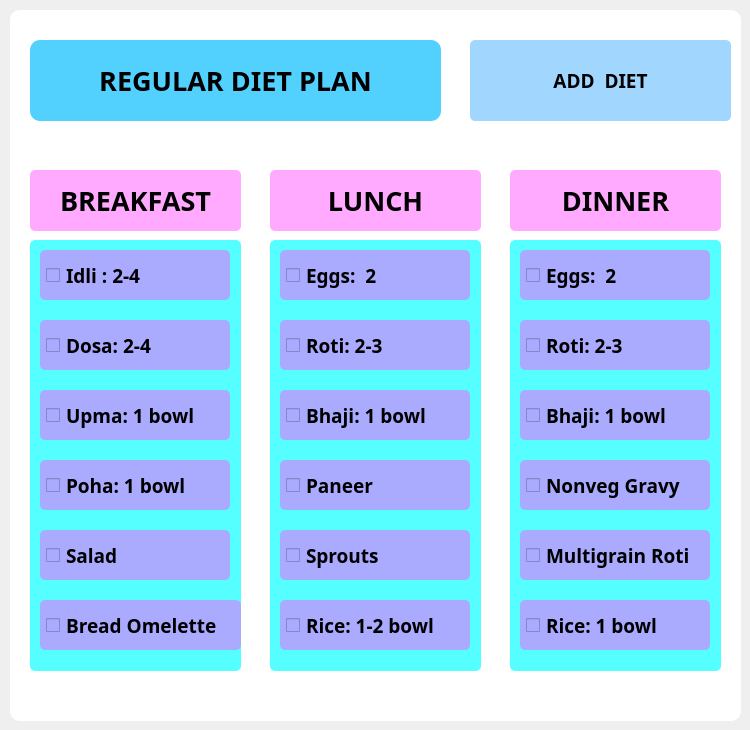
    <widget class="QWidget" name="page_1_regular">
     <widget class="QWidget" name="widget_3" native="true">
      <property name="geometry">
       <rect>
        <x>10</x>
        <y>10</y>
        <width>731</width>
        <height>711</height>
       </rect>
      </property>
      <property name="font">
       <font>
        <family>Yu Gothic UI Semibold</family>
        <pointsize>20</pointsize>
        <weight>75</weight>
        <bold>true</bold>
       </font>
      </property>
      <property name="styleSheet">
       <string notr="true">background-color: rgb(255, 255, 255);
border-radius: 10px;
border-width:2px;
padding:6px;
min-width:10px;</string>
      </property>
      <widget class="QLabel" name="label_3">
       <property name="geometry">
        <rect>
         <x>20</x>
         <y>160</y>
         <width>211</width>
         <height>61</height>
        </rect>
       </property>
       <property name="font">
        <font>
         <family>Yu Gothic UI Semibold</family>
         <pointsize>20</pointsize>
         <weight>75</weight>
         <bold>true</bold>
        </font>
       </property>
       <property name="styleSheet">
        <string notr="true">background-color: rgb(255, 170, 255);
border-radius: 5px;
border-width:2px;
padding:6px;
min-width:10px;</string>
       </property>
       <property name="text">
        <string>BREAKFAST</string>
       </property>
       <property name="alignment">
        <set>Qt::AlignCenter</set>
       </property>
      </widget>
      <widget class="QLabel" name="label_8">
       <property name="geometry">
        <rect>
         <x>20</x>
         <y>230</y>
         <width>211</width>
         <height>431</height>
        </rect>
       </property>
       <property name="styleSheet">
        <string notr="true">background-color: rgb(85, 255, 255);
border-radius: 5px;
border-width:2px;
padding:6px;
min-width:10px;</string>
       </property>
       <property name="text">
        <string/>
       </property>
      </widget>
      <widget class="QLabel" name="label_6">
       <property name="geometry">
        <rect>
         <x>260</x>
         <y>160</y>
         <width>211</width>
         <height>61</height>
        </rect>
       </property>
       <property name="font">
        <font>
         <family>Yu Gothic UI Semibold</family>
         <pointsize>20</pointsize>
         <weight>75</weight>
         <bold>true</bold>
        </font>
       </property>
       <property name="styleSheet">
        <string notr="true">background-color: rgb(255, 170, 255);
border-radius: 5px;
border-width:2px;
padding:6px;
min-width:10px;</string>
       </property>
       <property name="text">
        <string>LUNCH</string>
       </property>
       <property name="alignment">
        <set>Qt::AlignCenter</set>
       </property>
      </widget>
      <widget class="QLabel" name="label_7">
       <property name="geometry">
        <rect>
         <x>500</x>
         <y>160</y>
         <width>211</width>
         <height>61</height>
        </rect>
       </property>
       <property name="font">
        <font>
         <family>Yu Gothic UI Semibold</family>
         <pointsize>20</pointsize>
         <weight>75</weight>
         <bold>true</bold>
        </font>
       </property>
       <property name="styleSheet">
        <string notr="true">background-color: rgb(255, 170, 255);
border-radius: 5px;
border-width:2px;
padding:6px;
min-width:10px;</string>
       </property>
       <property name="text">
        <string>DINNER</string>
       </property>
       <property name="alignment">
        <set>Qt::AlignCenter</set>
       </property>
      </widget>
      <widget class="QLabel" name="label_9">
       <property name="geometry">
        <rect>
         <x>500</x>
         <y>230</y>
         <width>211</width>
         <height>431</height>
        </rect>
       </property>
       <property name="styleSheet">
        <string notr="true">background-color: rgb(85, 255, 255);
border-radius: 5px;
border-width:2px;
padding:6px;
min-width:10px;</string>
       </property>
       <property name="text">
        <string/>
       </property>
      </widget>
      <widget class="QLabel" name="label_10">
       <property name="geometry">
        <rect>
         <x>260</x>
         <y>230</y>
         <width>211</width>
         <height>431</height>
        </rect>
       </property>
       <property name="styleSheet">
        <string notr="true">background-color: rgb(85, 255, 255);
border-radius: 5px;
border-width:2px;
padding:6px;
min-width:10px;</string>
       </property>
       <property name="text">
        <string/>
       </property>
      </widget>
      <widget class="QLabel" name="label_26">
       <property name="geometry">
        <rect>
         <x>20</x>
         <y>30</y>
         <width>411</width>
         <height>81</height>
        </rect>
       </property>
       <property name="font">
        <font>
         <family>Yu Gothic UI Semibold</family>
         <pointsize>20</pointsize>
         <weight>75</weight>
         <bold>true</bold>
        </font>
       </property>
       <property name="styleSheet">
        <string notr="true">background-color: rgb(82, 209, 255);</string>
       </property>
       <property name="text">
        <string>REGULAR DIET PLAN</string>
       </property>
       <property name="alignment">
        <set>Qt::AlignCenter</set>
       </property>
      </widget>
      <widget class="QCheckBox" name="checkBox_32">
       <property name="geometry">
        <rect>
         <x>30</x>
         <y>240</y>
         <width>190</width>
         <height>50</height>
        </rect>
       </property>
       <property name="font">
        <font>
         <family>Yu Gothic UI Semibold</family>
         <pointsize>14</pointsize>
         <weight>75</weight>
         <bold>true</bold>
        </font>
       </property>
       <property name="styleSheet">
        <string notr="true">background-color: rgb(170, 170, 255);
border-radius: 5px;
border-width:2px;
padding:6px;
min-width:10px;</string>
       </property>
       <property name="text">
        <string>Idli : 2-4</string>
       </property>
      </widget>
      <widget class="QCheckBox" name="checkBox_33">
       <property name="geometry">
        <rect>
         <x>30</x>
         <y>590</y>
         <width>201</width>
         <height>50</height>
        </rect>
       </property>
       <property name="font">
        <font>
         <family>Yu Gothic UI Semibold</family>
         <pointsize>14</pointsize>
         <weight>75</weight>
         <bold>true</bold>
        </font>
       </property>
       <property name="styleSheet">
        <string notr="true">background-color: rgb(170, 170, 255);
border-radius: 5px;
border-width:2px;
padding:6px;
min-width:10px;</string>
       </property>
       <property name="text">
        <string>Bread Omelette</string>
       </property>
      </widget>
      <widget class="QCheckBox" name="checkBox_34">
       <property name="geometry">
        <rect>
         <x>30</x>
         <y>450</y>
         <width>190</width>
         <height>50</height>
        </rect>
       </property>
       <property name="font">
        <font>
         <family>Yu Gothic UI Semibold</family>
         <pointsize>14</pointsize>
         <weight>75</weight>
         <bold>true</bold>
        </font>
       </property>
       <property name="styleSheet">
        <string notr="true">background-color: rgb(170, 170, 255);
border-radius: 5px;
border-width:2px;
padding:6px;
min-width:10px;</string>
       </property>
       <property name="text">
        <string>Poha: 1 bowl</string>
       </property>
      </widget>
      <widget class="QCheckBox" name="checkBox_35">
       <property name="geometry">
        <rect>
         <x>30</x>
         <y>380</y>
         <width>190</width>
         <height>50</height>
        </rect>
       </property>
       <property name="font">
        <font>
         <family>Yu Gothic UI Semibold</family>
         <pointsize>14</pointsize>
         <weight>75</weight>
         <bold>true</bold>
        </font>
       </property>
       <property name="styleSheet">
        <string notr="true">background-color: rgb(170, 170, 255);
border-radius: 5px;
border-width:2px;
padding:6px;
min-width:10px;</string>
       </property>
       <property name="text">
        <string>Upma: 1 bowl</string>
       </property>
      </widget>
      <widget class="QCheckBox" name="checkBox_36">
       <property name="geometry">
        <rect>
         <x>30</x>
         <y>310</y>
         <width>190</width>
         <height>50</height>
        </rect>
       </property>
       <property name="font">
        <font>
         <family>Yu Gothic UI Semibold</family>
         <pointsize>14</pointsize>
         <weight>75</weight>
         <bold>true</bold>
        </font>
       </property>
       <property name="styleSheet">
        <string notr="true">background-color: rgb(170, 170, 255);
border-radius: 5px;
border-width:2px;
padding:6px;
min-width:10px;</string>
       </property>
       <property name="text">
        <string>Dosa: 2-4</string>
       </property>
      </widget>
      <widget class="QCheckBox" name="checkBox_37">
       <property name="geometry">
        <rect>
         <x>270</x>
         <y>380</y>
         <width>190</width>
         <height>50</height>
        </rect>
       </property>
       <property name="font">
        <font>
         <family>Yu Gothic UI Semibold</family>
         <pointsize>14</pointsize>
         <weight>75</weight>
         <bold>true</bold>
        </font>
       </property>
       <property name="styleSheet">
        <string notr="true">background-color: rgb(170, 170, 255);
border-radius: 5px;
border-width:2px;
padding:6px;
min-width:10px;</string>
       </property>
       <property name="text">
        <string>Bhaji: 1 bowl</string>
       </property>
      </widget>
      <widget class="QCheckBox" name="checkBox_38">
       <property name="geometry">
        <rect>
         <x>270</x>
         <y>450</y>
         <width>190</width>
         <height>50</height>
        </rect>
       </property>
       <property name="font">
        <font>
         <family>Yu Gothic UI Semibold</family>
         <pointsize>14</pointsize>
         <weight>75</weight>
         <bold>true</bold>
        </font>
       </property>
       <property name="styleSheet">
        <string notr="true">background-color: rgb(170, 170, 255);
border-radius: 5px;
border-width:2px;
padding:6px;
min-width:10px;</string>
       </property>
       <property name="text">
        <string>Paneer</string>
       </property>
      </widget>
      <widget class="QCheckBox" name="checkBox_39">
       <property name="geometry">
        <rect>
         <x>270</x>
         <y>310</y>
         <width>190</width>
         <height>50</height>
        </rect>
       </property>
       <property name="font">
        <font>
         <family>Yu Gothic UI Semibold</family>
         <pointsize>14</pointsize>
         <weight>75</weight>
         <bold>true</bold>
        </font>
       </property>
       <property name="styleSheet">
        <string notr="true">background-color: rgb(170, 170, 255);
border-radius: 5px;
border-width:2px;
padding:6px;
min-width:10px;</string>
       </property>
       <property name="text">
        <string>Roti: 2-3</string>
       </property>
      </widget>
      <widget class="QCheckBox" name="checkBox_40">
       <property name="geometry">
        <rect>
         <x>270</x>
         <y>240</y>
         <width>190</width>
         <height>50</height>
        </rect>
       </property>
       <property name="font">
        <font>
         <family>Yu Gothic UI Semibold</family>
         <pointsize>14</pointsize>
         <weight>75</weight>
         <bold>true</bold>
        </font>
       </property>
       <property name="styleSheet">
        <string notr="true">background-color: rgb(170, 170, 255);
border-radius: 5px;
border-width:2px;
padding:6px;
min-width:10px;</string>
       </property>
       <property name="text">
        <string>Eggs:  2</string>
       </property>
      </widget>
      <widget class="QCheckBox" name="checkBox_41">
       <property name="geometry">
        <rect>
         <x>270</x>
         <y>590</y>
         <width>190</width>
         <height>50</height>
        </rect>
       </property>
       <property name="font">
        <font>
         <family>Yu Gothic UI Semibold</family>
         <pointsize>14</pointsize>
         <weight>75</weight>
         <bold>true</bold>
        </font>
       </property>
       <property name="styleSheet">
        <string notr="true">background-color: rgb(170, 170, 255);
border-radius: 5px;
border-width:2px;
padding:6px;
min-width:10px;</string>
       </property>
       <property name="text">
        <string>Rice: 1-2 bowl</string>
       </property>
      </widget>
      <widget class="QCheckBox" name="checkBox_77">
       <property name="geometry">
        <rect>
         <x>30</x>
         <y>520</y>
         <width>190</width>
         <height>50</height>
        </rect>
       </property>
       <property name="font">
        <font>
         <family>Yu Gothic UI Semibold</family>
         <pointsize>14</pointsize>
         <weight>75</weight>
         <bold>true</bold>
        </font>
       </property>
       <property name="styleSheet">
        <string notr="true">background-color: rgb(170, 170, 255);
border-radius: 5px;
border-width:2px;
padding:6px;
min-width:10px;</string>
       </property>
       <property name="text">
        <string>Salad</string>
       </property>
      </widget>
      <widget class="QCheckBox" name="checkBox_78">
       <property name="geometry">
        <rect>
         <x>270</x>
         <y>520</y>
         <width>190</width>
         <height>50</height>
        </rect>
       </property>
       <property name="font">
        <font>
         <family>Yu Gothic UI Semibold</family>
         <pointsize>14</pointsize>
         <weight>75</weight>
         <bold>true</bold>
        </font>
       </property>
       <property name="styleSheet">
        <string notr="true">background-color: rgb(170, 170, 255);
border-radius: 5px;
border-width:2px;
padding:6px;
min-width:10px;</string>
       </property>
       <property name="text">
        <string>Sprouts</string>
       </property>
      </widget>
      <widget class="QCheckBox" name="checkBox_42">
       <property name="geometry">
        <rect>
         <x>510</x>
         <y>240</y>
         <width>190</width>
         <height>50</height>
        </rect>
       </property>
       <property name="font">
        <font>
         <family>Yu Gothic UI Semibold</family>
         <pointsize>14</pointsize>
         <weight>75</weight>
         <bold>true</bold>
        </font>
       </property>
       <property name="styleSheet">
        <string notr="true">background-color: rgb(170, 170, 255);
border-radius: 5px;
border-width:2px;
padding:6px;
min-width:10px;</string>
       </property>
       <property name="text">
        <string>Eggs:  2</string>
       </property>
      </widget>
      <widget class="QCheckBox" name="checkBox_43">
       <property name="geometry">
        <rect>
         <x>510</x>
         <y>590</y>
         <width>190</width>
         <height>50</height>
        </rect>
       </property>
       <property name="font">
        <font>
         <family>Yu Gothic UI Semibold</family>
         <pointsize>14</pointsize>
         <weight>75</weight>
         <bold>true</bold>
        </font>
       </property>
       <property name="styleSheet">
        <string notr="true">background-color: rgb(170, 170, 255);
border-radius: 5px;
border-width:2px;
padding:6px;
min-width:10px;</string>
       </property>
       <property name="text">
        <string>Rice: 1 bowl</string>
       </property>
      </widget>
      <widget class="QCheckBox" name="checkBox_79">
       <property name="geometry">
        <rect>
         <x>510</x>
         <y>520</y>
         <width>190</width>
         <height>50</height>
        </rect>
       </property>
       <property name="font">
        <font>
         <family>Yu Gothic UI Semibold</family>
         <pointsize>14</pointsize>
         <weight>75</weight>
         <bold>true</bold>
        </font>
       </property>
       <property name="styleSheet">
        <string notr="true">background-color: rgb(170, 170, 255);
border-radius: 5px;
border-width:2px;
padding:6px;
min-width:10px;</string>
       </property>
       <property name="text">
        <string>Multigrain Roti</string>
       </property>
      </widget>
      <widget class="QCheckBox" name="checkBox_44">
       <property name="geometry">
        <rect>
         <x>510</x>
         <y>310</y>
         <width>190</width>
         <height>50</height>
        </rect>
       </property>
       <property name="font">
        <font>
         <family>Yu Gothic UI Semibold</family>
         <pointsize>14</pointsize>
         <weight>75</weight>
         <bold>true</bold>
        </font>
       </property>
       <property name="styleSheet">
        <string notr="true">background-color: rgb(170, 170, 255);
border-radius: 5px;
border-width:2px;
padding:6px;
min-width:10px;</string>
       </property>
       <property name="text">
        <string>Roti: 2-3</string>
       </property>
      </widget>
      <widget class="QCheckBox" name="checkBox_45">
       <property name="geometry">
        <rect>
         <x>510</x>
         <y>380</y>
         <width>190</width>
         <height>50</height>
        </rect>
       </property>
       <property name="font">
        <font>
         <family>Yu Gothic UI Semibold</family>
         <pointsize>14</pointsize>
         <weight>75</weight>
         <bold>true</bold>
        </font>
       </property>
       <property name="styleSheet">
        <string notr="true">background-color: rgb(170, 170, 255);
border-radius: 5px;
border-width:2px;
padding:6px;
min-width:10px;</string>
       </property>
       <property name="text">
        <string>Bhaji: 1 bowl</string>
       </property>
      </widget>
      <widget class="QCheckBox" name="checkBox_46">
       <property name="geometry">
        <rect>
         <x>510</x>
         <y>450</y>
         <width>190</width>
         <height>50</height>
        </rect>
       </property>
       <property name="font">
        <font>
         <family>Yu Gothic UI Semibold</family>
         <pointsize>14</pointsize>
         <weight>75</weight>
         <bold>true</bold>
        </font>
       </property>
       <property name="styleSheet">
        <string notr="true">background-color: rgb(170, 170, 255);
border-radius: 5px;
border-width:2px;
padding:6px;
min-width:10px;</string>
       </property>
       <property name="text">
        <string>Nonveg Gravy</string>
       </property>
      </widget>
      <widget class="QPushButton" name="btn_add_diet_regular">
       <property name="geometry">
        <rect>
         <x>460</x>
         <y>30</y>
         <width>261</width>
         <height>81</height>
        </rect>
       </property>
       <property name="font">
        <font>
         <family>Yu Gothic UI Semibold</family>
         <pointsize>14</pointsize>
         <weight>75</weight>
         <bold>true</bold>
        </font>
       </property>
       <property name="styleSheet">
        <string notr="true">border-radius: 5px;
background-color: rgb(161, 214, 255);


border-width:2px;
padding:6px;
min-width:10px;</string>
       </property>
       <property name="text">
        <string>ADD  DIET</string>
       </property>
      </widget>
     </widget>
    </widget>
